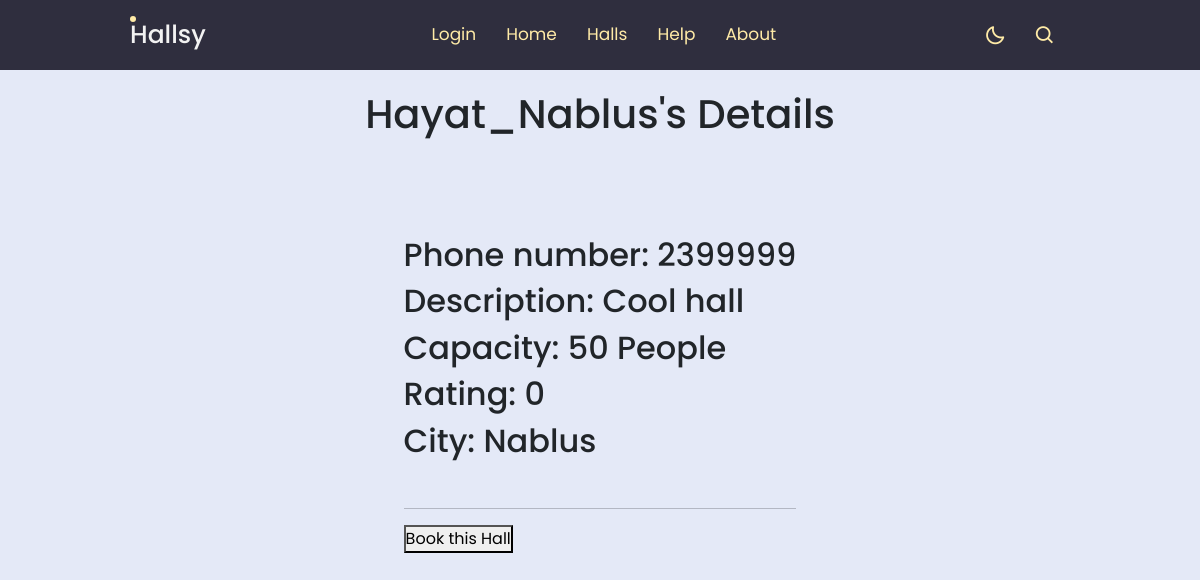
/halls_all/Nablus/Hayat_Nablus, run on the app's committed database.
### halls_app/models.py (models this page shows)
class Hall(models.Model):
    name = models.CharField(max_length=45)
    phone = models.CharField(max_length=10, default=0000000000)
    description = models.TextField()
    capacity = models.CharField(max_length=255)
    rating = models.IntegerField(default=0)
    city = models.ForeignKey(City, related_name="halls", on_delete=models.CASCADE)
    user_booked = models.ManyToManyField(User, related_name="halls_booked")
    created_at = models.DateTimeField(auto_now_add=True)
    updated_at = models.DateTimeField(auto_now=True)

class City(models.Model):
    name = models.CharField(max_length=45)
    image = models.ImageField(upload_to ='city_imgs/')
    created_at = models.DateTimeField(auto_now_add=True)
    updated_at = models.DateTimeField(auto_now=True)

### halls_app/views.py (the view)
# urls.py: path('halls_all/<city_name>/<hall_name>', views.hall_info_all),
def hall_info_all(request, city_name, hall_name):
    context = {
        "city": models.get_city_by_name_model(city_name),
        "hall": models.get_hall_by_name_model(hall_name),
        "cities": models.get_cities_model(request),
    }
    return render(request, 'no_user/city_hall_info_all.html', context)

### halls_app/models.py (called while the page is built)
def get_cities_model(request):
    return City.objects.all()

def get_city_by_name_model(city_name):
    city = City.objects.get(name = city_name)
    return city

def get_hall_by_name_model(hall_name):
    hall = Hall.objects.get(name = hall_name)
    return hall

### halls_app/templates/no_user/city_hall_info_all.html (shortened to what this page needs)
<!DOCTYPE html>
<html>
  <head>
    <link
      href="https://unpkg.com/boxicons@2.1.4/css/boxicons.min.css"
      rel="stylesheet"
    />
    {% load static %}
    <link
      href="https://cdn.jsdelivr.net/npm/bootstrap@5.3.0/dist/css/bootstrap.min.css"
      rel="stylesheet"
    />
    <link rel="stylesheet" href="{% static 'cities/style.css' %}" />
  </head>
  <body>
    <nav>
      <div class="nav-bar">
        <span class="logo navLogo"><a href="">Hallsy</a></span>
        <div class="menu">
          <ul class="nav-links">
            <li><a href="/sign">Login</a></li>
            <li><a href="/cities_all">Home</a></li>
            <li><a href="/halls_all">Halls</a></li>
            <li><a href="/help_all">Help</a></li>
            <li><a href="/about_all">About</a></li>
          </ul>
        </div>
        <div class="darkLight-searchBox">
          <div class="drak-light">
            <i class="bx bx-moon moon"></i>
          </div>
          <div class="searchBox">
            <div class="searchToggle">
              <i class="bx bx-search search"></i>
            </div>
          </div>
        </div>
      </div>
    </nav>
    <div class="container">
      <h1 id="title_header">{{hall.name}}'s Details</h1>
    </div>
    <div class="container">
        <div class="details">
          <h2>Phone number: {{hall.phone}}</h2>
          <h2>Description: {{hall.description}}</h2>
          <h2>Capacity: {{hall.capacity}} People</h2>
          <h2>Rating: {{hall.rating}}</h2>
          <h2>City: {{hall.city.name}}</h2>
          <br />
          <hr />
          <form action="/sign" method="GET">
            <button type="submit">Book this Hall</button>
          </form>
        </div>
    </div>
  </body>
</html>

### halls_app/static/cities/style.css (style rules this page uses)
* { margin: 0; padding: 0; box-sizing: border-box; font-family: "Poppins", sans-serif; }
:root { --body-color: #e4e9f7; --nav-color: #4070f4; --side-nav: #010718; --text-color: #ffeba7; --search-bar: #f2f2f2; --search-text: #010718; }
body { height: 100vh; background-color: var(--body-color); }
nav { position: fixed; top: 0; left: 0; height: 70px; width: 100%; background-color: #2f2e3e; z-index: 100; }
nav .nav-bar { position: relative; height: 100%; max-width: 1000px; width: 100%; background-color: #2f2e3e; margin: 0 auto; padding: 0 30px; display: flex; align-items: center; justify-content: space-between; }
nav .nav-bar .logo a { font-size: 25px; font-weight: 500; color: var(--search-bar); text-decoration: none; }
.nav-bar .nav-links { display: flex; align-items: center; margin: 10px; }
.nav-bar .nav-links li { margin: 0 5px; list-style: none; }
.nav-links li a { position: relative; font-size: 17px; font-weight: 400; color: var(--text-color); text-decoration: none; padding: 10px; }
.nav-bar .logo a::before { content: ""; position: absolute; height: 6px; width: 6px; border-radius: 50%; background-color: #ffeba7; }
.nav-links li a::before { content: ""; position: absolute; left: 40%; bottom: 0; transform: translateX(50%); height: 6px; width: 6px; border-radius: 50%; background-color: #ffeba7; opacity: 0; transition: all 0.3s ease; }
.nav-bar .darkLight-searchBox { display: flex; align-items: center; }
.darkLight-searchBox .drak-light, .darkLight-searchBox .searchToggle { height: 40px; width: 40px; display: flex; align-items: center; justify-content: center; margin: 0 5px; }
.drak-light i, .searchToggle i { position: absolute; color: var(--text-color); font-size: 22px; cursor: pointer; transition: all 0.3s ease; }
.searchBox { position: relative; }
.container { position: relative; width: 1160px; display: flex; justify-content: center; flex-wrap: wrap; transform-style: preserve-3d; perspective: 500px; margin: auto; margin-top: 90px; }
body { background-image: url("https://static.pexels.com/photos/414171/pexels-photo-414171.jpeg"); background-size: cover; -webkit-animation: slidein 100s; animation: slidein 100s; -webkit-animation-fill-mode: forwards; animation-fill-mode: forwards; -webkit-animation-iteration-count: infinite; animation-iteration-count: infinite; -webkit-animation-direction: alternate; animation-direction: alternate; }

### data on the page
Hall: name "Hayat_Nablus", phone "2399999", description "Cool hall", capacity "50", rating "0", city.name "Nablus"
